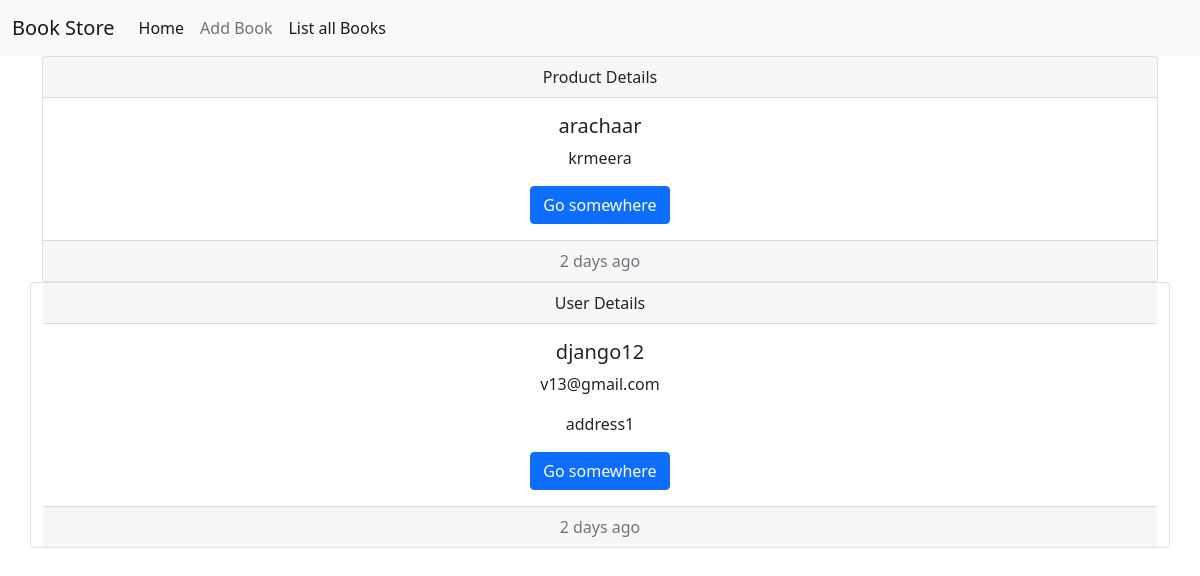
The app's page /owner/order/5 with its own data.
### customer/models.py (models this page shows)
class Orders(models.Model):
    product=models.ForeignKey(Books,on_delete=models.CASCADE)
    user=models.ForeignKey(User,on_delete=models.CASCADE)
    address=models.CharField(max_length=120)
    date=models.DateTimeField(auto_now_add=True,null=True)
    ddate=datetime.today()+timedelta(days=5)
    expected_delivery_date=models.DateField(default=ddate,null=True)
    options=(
        ("orderplaced","orderplaced"),
        ("dispatched","dispatched"),
        ("in_transit","in_transit"),
        ("deliverd","deliverd"),
        ("order_cancelled","order_cancelled")
    )
    status=models.CharField(max_length=120,choices=options,default="orderplaced")

### owner/models.py (models this page shows, shortened)
class Books(models.Model):
    book_name=models.CharField(max_length=120,unique=True)
    author=models.CharField(max_length=120)
    amount=models.PositiveIntegerField()
    copies=models.PositiveIntegerField()
    image=models.ImageField(upload_to="images",null=True)

### owner/views.py (the view)
# urls.py: path("owner/order/<int:id>",views.OrderDetailView.as_view(),name="orderdetail"),
class OrderDetailView(DetailView):
    model = Orders
    template_name = "order_detail.html"
    context_object_name = "order"
    pk_url_kwarg = "id"

### owner/templates/order_detail.html
{%extends 'base.html'%}
{%block body_block%}
<div class="card text-center">
  <div class="card-header">
    Product Details
  </div>
  <div class="card-body">
    <h5 class="card-title">{{order.product.book_name}}</h5>
    <p class="card-text">{{order.product.author}}</p>
    <a href="#" class="btn btn-primary">Go somewhere</a>
  </div>
  <div class="card-footer text-muted">
    2 days ago
  </div>
</div>
<div class="row">
    <div class="card text-center">
  <div class="card-header">
    User Details
  </div>
  <div class="card-body">
    <h5 class="card-title">{{order.user.username}}</h5>
    <p class="card-text">{{order.user.email}}</p>
       <p class="card-text">{{order.address}}</p>
    <a href="#" class="btn btn-primary">Go somewhere</a>
  </div>
  <div class="card-footer text-muted">
    2 days ago
  </div>
</div>
</div>
{%endblock%}

### records on screen
Orders: product.book_name "arachaar", product.author "krmeera", user.username "django12", user.email "v13@gmail.com", address "address1"
